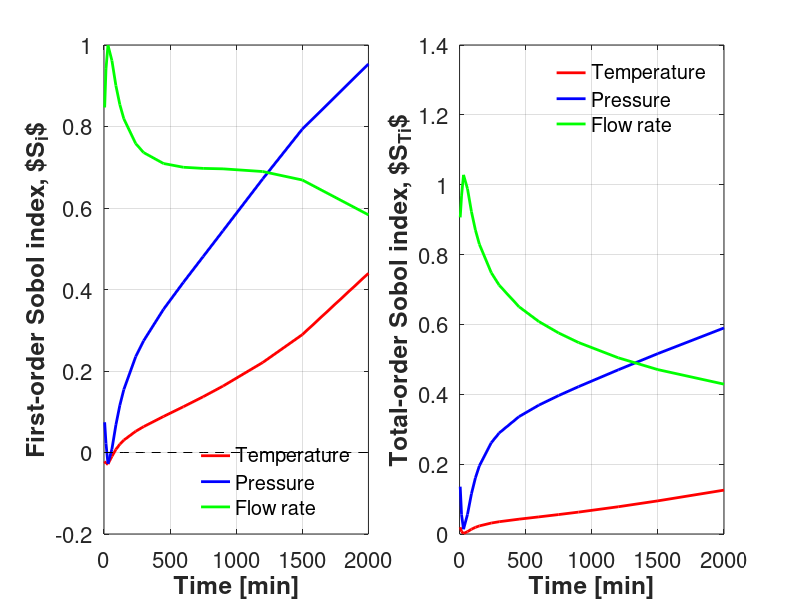
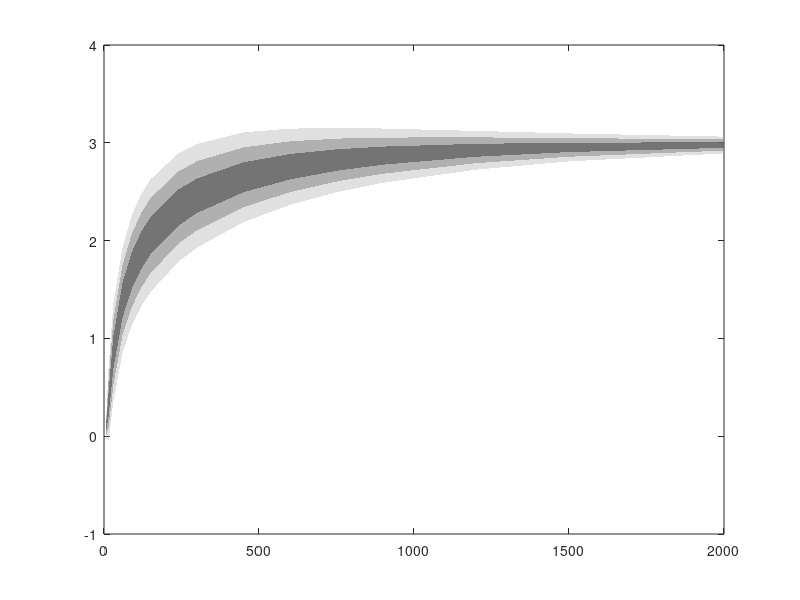

The MATLAB script that drew these images, in order: (Note: this script raises an error after producing the figures.)
% Visualize Sobol Sensitivity Analysis Results
% This script creates comprehensive visualizations of sensitivity indices evolution

clear; close all; clc;

%% Data Entry
% Time points [min]
time = [5, 15, 30, 60, 90, 120, 150, 240, 300, 450, 600, 750, 900, 1200, 1500, 2000]';

% First-order Sobol indices
S1_T = [-0.0214, -0.0276, -0.0282, -0.0095, 0.0076, 0.0203, 0.0303, ...
        0.0521, 0.0635, 0.0884, 0.1123, 0.1369, 0.1630, 0.2208, ...
        0.2893, 0.4398]';  % Temperature
S1_P = [0.0742, 0.0224, -0.0276, 0.0085, 0.0678, 0.1162, 0.1546, ...
        0.2354, 0.2743, 0.3514, 0.4174, 0.4808, 0.5441, 0.6712, ...
        0.7937, 0.9533]';  % Pressure
S1_F = [0.8467, 0.9413, 0.9995, 0.9615, 0.9003, 0.8534, 0.8189, ...
        0.7579, 0.7360, 0.7092, 0.7000, 0.6972, 0.6961, 0.6895, ...
        0.6687, 0.5832]';  % Flow rate

%S1_T = max(0,S1_T);
%S1_F = max(0,S1_F);
%S1_P = max(0,S1_P);

% Total-order Sobol indices
ST_T = [0.0195, 0.0068, 0.0016, 0.0067, 0.0137, 0.0191, 0.0232, ...
        0.0314, 0.0352, 0.0425, 0.0490, 0.0557, 0.0627, 0.0780, ...
        0.0949, 0.1256]';  % Temperature
ST_P = [0.1355, 0.0553, 0.0137, 0.0561, 0.1152, 0.1608, 0.1953, ...
        0.2614, 0.2893, 0.3361, 0.3690, 0.3965, 0.4219, 0.4700, ...
        0.5165, 0.5899]';  % Pressure
ST_F = [0.9064, 0.9678, 1.0282, 0.9883, 0.9227, 0.8702, 0.8294, ...
        0.7480, 0.7122, 0.6505, 0.6082, 0.5754, 0.5482, 0.5045, ...
        0.4706, 0.4290]';  % Flow rate

% Output statistics
mean_yield = [0.0213, 0.3364, 0.8522, 1.3949, 1.6970, 1.9004, 2.0502, ...
              2.3378, 2.4585, 2.6475, 2.7553, 2.8234, 2.8689, 2.9235, ...
              2.9529, 2.9773]';
std_yield = [0.0125, 0.1262, 0.1667, 0.1794, 0.1874, 0.1911, 0.1918, ...
             0.1849, 0.1767, 0.1530, 0.1299, 0.1096, 0.0924, 0.0660, ...
             0.0477, 0.0286]';

% Sum of indices
sum_S1 = [0.8995, 0.9361, 0.9437, 0.9605, 0.9757, 0.9900, 1.0039, ...
          1.0454, 1.0738, 1.1489, 1.2297, 1.3150, 1.4031, 1.5815, ...
          1.7517, 1.9763]';
sum_ST = [1.0613, 1.0299, 1.0435, 1.0512, 1.0516, 1.0500, 1.0478, ...
          1.0408, 1.0366, 1.0292, 1.0262, 1.0276, 1.0327, 1.0526, ...
          1.0820, 1.1444]';

%% Calculate confidence bounds
% Using ±1σ (68% confidence)
upper_1sigma = mean_yield + std_yield;
lower_1sigma = mean_yield - std_yield;

% Using ±2σ (95% confidence)
upper_2sigma = mean_yield + 2*std_yield;
lower_2sigma = mean_yield - 2*std_yield;

% Using ±3σ (99.7% confidence)
upper_3sigma = mean_yield + 3*std_yield;
lower_3sigma = mean_yield - 3*std_yield;

%% Figure 1: First-order Sobol indices evolution
figure('Position', [100, 100, 1200, 500]);

subplot(1,2,1)
plot(time, S1_T, 'r', 'LineWidth', 2, 'MarkerSize', 6, 'DisplayName', 'Temperature'); hold on;
plot(time, S1_P, 'b', 'LineWidth', 2, 'MarkerSize', 6, 'DisplayName', 'Pressure');
plot(time, S1_F, 'g', 'LineWidth', 2, 'MarkerSize', 6, 'DisplayName', 'Flow rate');
plot(time, zeros(size(time)), 'k--', 'LineWidth', 0.5, 'HandleVisibility', 'off');
xlabel('Time [min]', 'FontSize', 14, 'FontWeight', 'bold');
ylabel('First-order Sobol index, $S_i$', 'FontSize', 14, 'FontWeight', 'bold');
%title('First-order Sensitivity Indices', 'FontSize', 14, 'FontWeight', 'bold');
legend('Location', 'southeast', 'FontSize', 14); legend box off
grid on;
set(gca, 'FontSize', 16);
xlim([0, max(time)]);

subplot(1,2,2)

plot(time, ST_T, 'r', 'LineWidth', 2, 'MarkerSize', 6, 'DisplayName', 'Temperature'); hold on;
plot(time, ST_P, 'b', 'LineWidth', 2, 'MarkerSize', 6, 'DisplayName', 'Pressure');
plot(time, ST_F, 'g', 'LineWidth', 2, 'MarkerSize', 6, 'DisplayName', 'Flow rate');
xlabel('Time [min]', 'FontSize', 14, 'FontWeight', 'bold');
ylabel('Total-order Sobol index, $S_{Ti}$', 'FontSize', 14, 'FontWeight', 'bold');
%title('Evolution of Total-order Sensitivity Indices', 'FontSize', 10, 'FontWeight', 'bold');
legend('Location', 'northeast', 'FontSize', 12); legend box off;
grid on;
set(gca, 'FontSize', 16);
xlim([0, max(time)]);
exportgraphics(figure(1),['Sobol.png'], "Resolution",500); close all

%% Figure 2: Multiple confidence levels
figure('Position', [120, 120, 1000, 600]);

% Plot 3σ (outermost, lightest)
fill([time; flipud(time)], [upper_3sigma; flipud(lower_3sigma)], ...
    [0.7 0.7 0.7], 'EdgeColor', 'none', 'FaceAlpha', 0.4); hold on;

% Plot 2σ (middle)
fill([time; flipud(time)], [upper_2sigma; flipud(lower_2sigma)], ...
    [0.5 0.5 0.5], 'EdgeColor', 'none', 'FaceAlpha', 0.5);

% Plot 1σ (innermost, darkest)
fill([time; flipud(time)], [upper_1sigma; flipud(lower_1sigma)], ...
    [0.3 0.3 0.3], 'EdgeColor', 'none', 'FaceAlpha', 0.6);

% Plot mean yield curve
yyaxis left
plot(time, mean_yield, 'k-', 'LineWidth', 3, 'Color', [0 0 0]);
plot(time, mean_yield, 'ko', 'MarkerSize', 8, 'MarkerFaceColor', [0 0 0], ...
    'MarkerEdgeColor', [0 0 0])

% Formatting
xlabel('Time [min]', 'FontSize', 14, 'FontWeight', 'bold');
ylabel('Yield [g]', 'FontSize', 14, 'FontWeight', 'bold');

xlim([0, max(time)*1.02]);
ylim([0, max(upper_3sigma)*1.1]);

yyaxis right
plot(time, std_yield, 'b', 'LineWidth', 3)
ylabel('$\sigma$', 'FontSize', 14, 'FontWeight', 'bold');

%title('Extraction Yield with Multiple Confidence Levels', 'FontSize', 16, 'FontWeight', 'bold');
legend('99.7\% CI', '95\% CI', '68\% CI', ...
    'Mean yield [g]', '','$\sigma$' ,'Location', 'east', 'FontSize', 14); legend box off;
grid on;
set(gca, 'FontSize', 16, 'LineWidth', 1.5);
exportgraphics(figure(1),['CI.png'], "Resolution",500); close all

%% Figure 4: Interaction effects
figure('Position', [160, 160, 1000, 600]);

interaction = ST_T - S1_T;  % Temperature interactions
interaction_P = ST_P - S1_P;  % Pressure interactions
interaction_F = ST_F - S1_F;  % Flow rate interactions

plot(time, interaction, 'r-o', 'LineWidth', 2, 'MarkerSize', 6, 'DisplayName', 'Temperature'); hold on;
plot(time, interaction_P, 'b-s', 'LineWidth', 2, 'MarkerSize', 6, 'DisplayName', 'Pressure');
plot(time, interaction_F, 'g-^', 'LineWidth', 2, 'MarkerSize', 6, 'DisplayName', 'Flow rate');
plot(time, zeros(size(time)), 'k--', 'LineWidth', 0.5, 'HandleVisibility', 'off');
xlabel('Time [min]', 'FontSize', 14, 'FontWeight', 'bold');
ylabel('Interaction index ($S_{Ti} - S_i$)', 'FontSize', 14, 'FontWeight', 'bold');
title('Parameter Interaction Effects', 'FontSize', 14, 'FontWeight', 'bold');
legend('Location', 'best', 'FontSize', 14); legend Box off;
grid on;
set(gca, 'FontSize', 16);
xlim([0, max(time)]);
exportgraphics(figure(1),['Interaction_effects.png'], "Resolution",500); close all

%% Save figures
% Uncomment to save figures
% print(1, 'sobol_first_order', '-dpng', '-r300');
% print(2, 'sobol_total_order', '-dpng', '-r300');
% print(3, 'sobol_stacked_area', '-dpng', '-r300');
% print(4, 'sobol_interactions', '-dpng', '-r300');
% print(5, 'sobol_sum_indices', '-dpng', '-r300');
% print(6, 'sobol_output_stats', '-dpng', '-r300');
% print(7, 'sobol_key_timepoints', '-dpng', '-r300');
% print(8, 'sobol_dashboard', '-dpng', '-r300');

fprintf('Visualization complete!\n');
